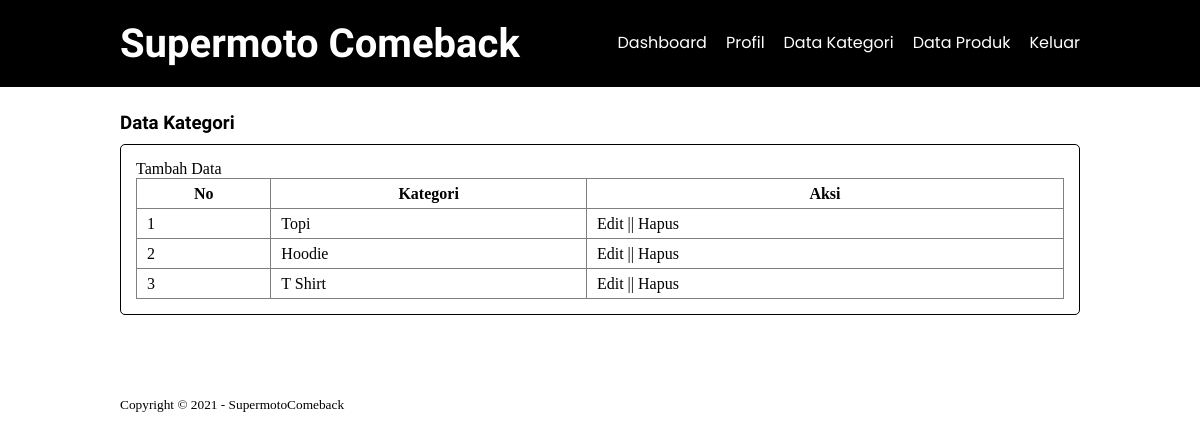
The app's page /SumoComeback/data-kategori.php (signed in) with its own data.
### tables this page shows
CREATE TABLE `tb_category` (
  `category_id` int(11) NOT NULL,
  `category_name` varchar(25) NOT NULL
);

### SumoComeback/data-kategori.php (the view, shortened to what this page needs)
<?php
include 'db.php';
?>
<!DOCTYPE html>
<html lang="en">
<head>
   <link rel="stylesheet" href="css/style.css">
   <link rel="stylesheet" href="https://cdnjs.cloudflare.com/ajax/libs/font-awesome/6.0.0-beta3/css/all.min.css" />
</head>
<body>
   <header>
      <div class="container">
         <h1><a href="dashboard.php">Supermoto Comeback</a></h1>
         <ul>
            <li><a href="dashboard.php">Dashboard</a></li>
            <li><a href="profil.php">Profil</a></li>
            <li><a href="data-kategori.php">Data Kategori</a></li>
            <li><a href="data-produk.php">Data Produk</a></li>
            <li><a href="keluar.php">Keluar</a></li>
         </ul>
      </div>
   </header>
   <div class="section">
      <div class="container">
         <h3>Data Kategori</h3>
         <div class="box">
            <p><a href="tambah-kategori.php">Tambah Data</a></p>
            <table border="1" cellspacing="0" class="table">
               <thead>
                  <tr>
                     <th>No</th>
                     <th>Kategori</th>
                     <th>Aksi</th>
                  </tr>
               </thead>
               <tbody>
                  <?php
                  $no = 1;
                  $kategori = mysqli_query($conn, "SELECT * FROM tb_category ORDER BY category_id DESC");
                  if (mysqli_num_rows($kategori) > 0) {
                     while ($row = mysqli_fetch_array($kategori)) {
                  ?>
                        <tr>
                           <td><?php echo $no++ ?></td>
                           <td><?php echo $row['category_name'] ?></td>
                           <td>
                              <a href="edit-kategori.php?id=<?php echo $row['category_id'] ?>">Edit</a> || <a href="hapus-kategori.php?idk=<?php echo $row['category_id'] ?>" onclick="return confirm('Yakin ingin menghapus ?')">Hapus</a>
                           </td>
                        </tr>
                     <?php }
                  } else { ?>
                     <tr>
                        <td colspan="3">tidak ada data</td>
                     </tr>
                  <?php } ?>
               </tbody>
            </table>
         </div>
      </div>
   </div>
   <footer>
      <div class="container">
         <small>Copyright &copy; 2021 - SupermotoComeback</small>
      </div>
   </footer>
</body>
</html>

### SumoComeback/css/style.css (style rules this page uses)
* { margin: 0; padding: 0; box-sizing: border-box; }
a { color: inherit; text-decoration: none; }
header { background-color: black; color: white; }
header h1 { float: left; padding: 20px 0; font-size: 40px; font-family: 'UnifrakturMaguntia', cursive; }
header ul { float: right; }
header ul li { display: inline-block; font-family: 'Poppins', sans-serif; }
header ul li a { padding: 30px 0 30px 15px; display: inline-block; }
footer { padding: 30px 0; }
.container { width: 80%; margin: 0 auto; }
.container::after { content: ''; display: block; clear: both; }
.section { padding: 25px 0; }
.section h3 { font-family: 'UnifrakturMaguntia', cursive; }
.box { border: 1px solid black; border-radius: 5px; padding: 15px; margin: 10px 0 25px 0; }
.box:after { content: ''; display: block; clear: both; }
.table { width: 100%; border-collapse: collapse; }
.table tr { height: 30px; }
.table tr td { padding: 5px 10px; }

### records on screen
tb_category: category_name "Topi"
tb_category: category_name "Hoodie"
tb_category: category_name "T Shirt"
